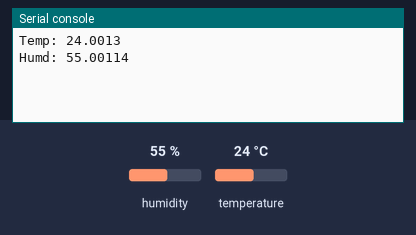
Bench run of a program on a simulated MicroPython board. On the bench: the last lines printed to the serial console. Inputs (shaded band) come from the test bench; at power-on: humidity 55 %, temperature 24 °C.

Above: at 1.2 s.
1.3 s: humidity set to 22 %
At 6.0 s:
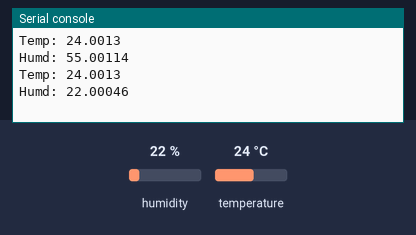
6.3 s: temperature set to 12 °C
At 10.4 s:
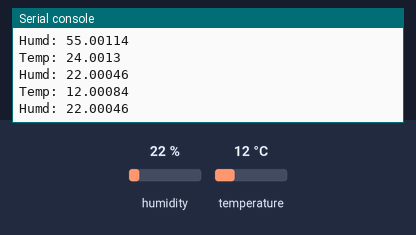
11.3 s: humidity set to 40 %
At 13.4 s:
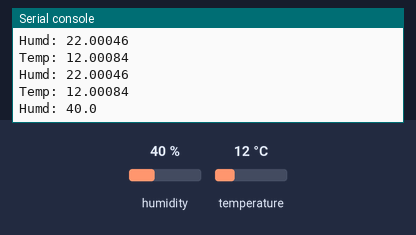
Timing chart, 0 to 14.9 s (numbered marks = the images above; inputs shaded):
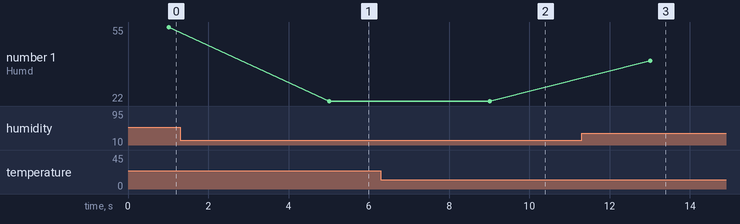

Measured:
- after the input at 1.3 s, the serial console: prints a new line after 3.7 s (image 1)
- after the input at 6.3 s, the serial console: prints a new line after 2.7 s (image 2)
- after the input at 11.3 s, the serial console: prints a new line after 1.7 s (image 3)
- plotted number 1: 55 → 22 after the input at 1.3 s, 22 → 40 after the input at 11.3 s

The program:

main.py
```python
from time import sleep
from sht3x import SHT3x_Sensor
import time

# 定义传感器对象(sda\scl为引脚pin)
sht3x_sensor = SHT3x_Sensor(freq=100000, sdapin=12, sclpin=14)

# 一个死循环
while(True):
    # 读取数据
    measure_data = sht3x_sensor.read_temp_humd()
    # measure_data = [22.9759, 73.8277]

    temp = measure_data[0]
    humd = measure_data[1]

    # 打印输出
    print('Temp:', temp)
    # Temp: 22.9759
    print('Humd:', humd)
    # Humd: 73.8277

    # 等待3秒后，进入下一次循环
    time.sleep(3)
```

sht3x.py
```python
import sys
import utime
from machine import Pin
from machine import I2C

class SHT3x_Sensor:

	def __init__(self, freq, sdapin, sclpin):
		self.i2c = I2C(freq=freq, sda=Pin(sdapin), scl=Pin(sclpin))
		addrs = self.i2c.scan()
		if not addrs:
			raise Exception('no SHT3X found at bus on SDA pin %d SCL pin %d' % (sdapin, sclpin))
		self.addr = addrs.pop()

	def read_temp_humd(self):
		status = self.i2c.writeto(self.addr,b'\x24\x00')
		# delay (20 slow)
		utime.sleep(1)
		# read 6 bytes
		databytes = self.i2c.readfrom(self.addr, 6)
		dataset = [databytes[0],databytes[1]]
		dataset = [databytes[3],databytes[4]]
		temperature_raw = databytes[0] << 8 | databytes[1]
		temperature = (175.0 * float(temperature_raw) / 65535.0) - 45
		# fahreheit
		# temperature = (315.0 * float(temperature_raw) / 65535.0) - 49
		humidity_raw = databytes[3] << 8  | databytes[4]
		humidity = (100.0 * float(humidity_raw) / 65535.0)
		sensor_data = [temperature, humidity]
		return sensor_data
```
